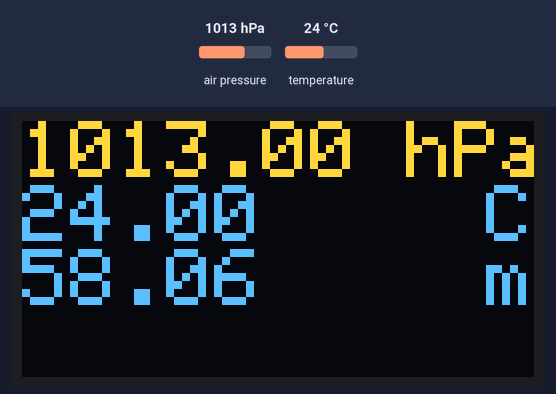
A sketch run on a simulated Arduino Uno, built with avr-gcc and run on an emulated ATmega328P. Shown: 128×64 one-colour display. Inputs (shaded band) come from the test bench; at power-on: air pressure 1013 hPa, temperature 24 °C. The OLED is the two-colour kind (top 16 rows yellow); the display library's start-up logo is not drawn; what the sketch prints to the serial monitor is not drawn.

Above: at 1.2 s.
1.3 s: air pressure set to 952 hPa
At 2.5 s:
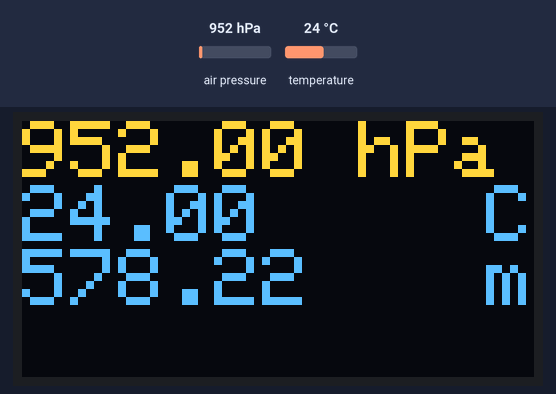
2.8 s: temperature set to 12 °C
At 3.5 s:
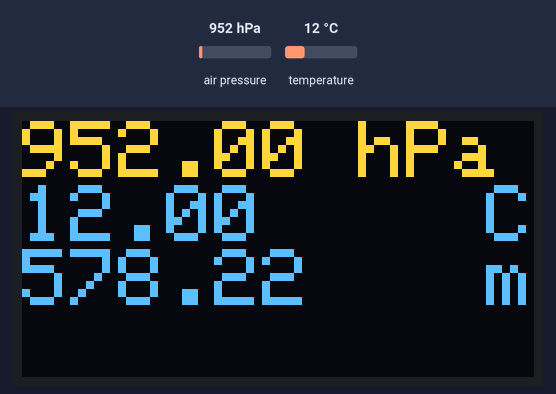
4.3 s: air pressure set to 975 hPa
At 5.5 s:
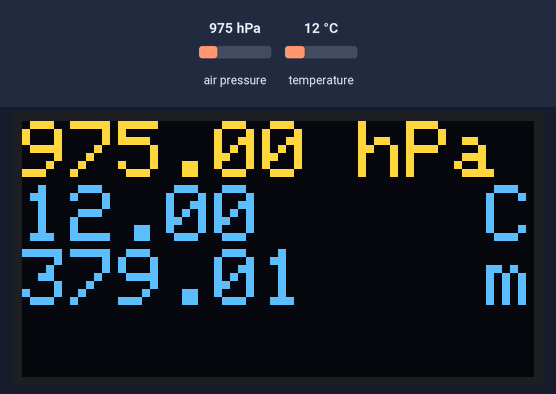
5.8 s: temperature set to 19 °C
At 6.7 s:
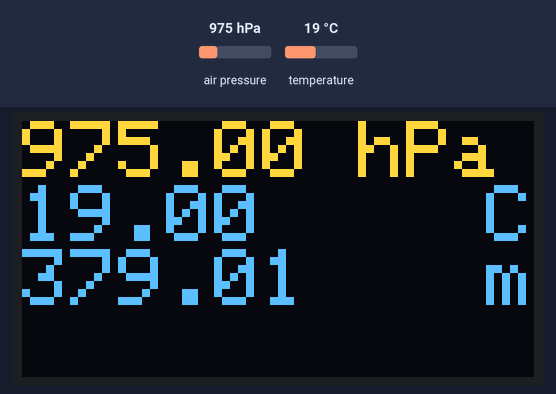
Timing chart, 0 to 8.3 s (numbered marks = the images above; inputs shaded):
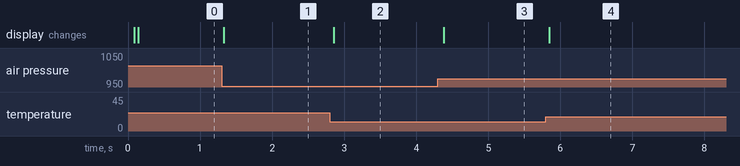

The sketch:

arduino-bmp180.ino
```cpp
#include <Wire.h>
#include <SPI.h>
#include <Adafruit_Sensor.h>
#include <Adafruit_BMP085_U.h>
#include <Adafruit_GFX.h>
#include <Adafruit_SSD1306.h>

#define OLED_RESET 4
Adafruit_SSD1306 display(OLED_RESET);

Adafruit_BMP085_Unified bmp = Adafruit_BMP085_Unified(10085);

int getX(int numChars, int textSize)
{
    return (6 * textSize * numChars);
}

int getXRightAlign(int numChars, int textSize)
{
    return 128 - getX(numChars, textSize);
}

void setup(void)
{
    Serial.begin(9600);
    Serial.println("Pressure Sensor Test"); Serial.println("");

    if (!bmp.begin())
    {
        Serial.print("Ooops, no BMP085 detected ... Check your wiring or I2C ADDR!");
        while (1);
    }

    display.begin(SSD1306_SWITCHCAPVCC, 0x3C);
    display.display();
    display.clearDisplay();

    display.setTextColor(WHITE);
    display.setTextSize(1);
    display.setCursor(0, 0);
    display.println("Hello, world!");
    display.println(3.141592);
    display.setTextSize(2);
    display.setTextColor(WHITE);
    display.setTextWrap(false);
    display.print("0x");
    display.println(0xDEADBEEF, HEX);
    display.display();

}

void displayPressure(float pressure)
{
    display.setCursor(0, 0);
    display.setTextSize(2);

    display.print(pressure);
    display.print(" hPa");
}

void displayTemp(float temperature)
{
    display.setTextSize(2);
    display.setCursor(0, 16);
    display.print(temperature);
    display.setCursor(116, 16);
    display.print("C");
}

void displayAlt(float alt)
{
    display.setTextSize(2);
    display.setCursor(0, 32);
    display.print(alt);
    display.setCursor(116, 32);
    display.print("m");
}

void loop(void)
{
    sensors_event_t event;
    bmp.getEvent(&event);

    if (event.pressure)
    {
        display.clearDisplay();

        displayPressure(event.pressure);

        float temperature;
        bmp.getTemperature(&temperature);
        displayTemp(temperature);

        float seaLevelPressure = 1020;
        float alt = bmp.pressureToAltitude(seaLevelPressure, event.pressure);
        displayAlt(alt);


        display.display();
    }
    else
    {
        Serial.println("Sensor error");
    }
}
```

Measured:
- after the input at 1.3 s, the display: changes at once (image 1)
- after the input at 2.8 s, the display: changes after 0.06 s (image 2)
- after the input at 4.3 s, the display: changes after 0.08 s (image 3)
- after the input at 5.8 s, the display: changes after 0.05 s (image 4)
